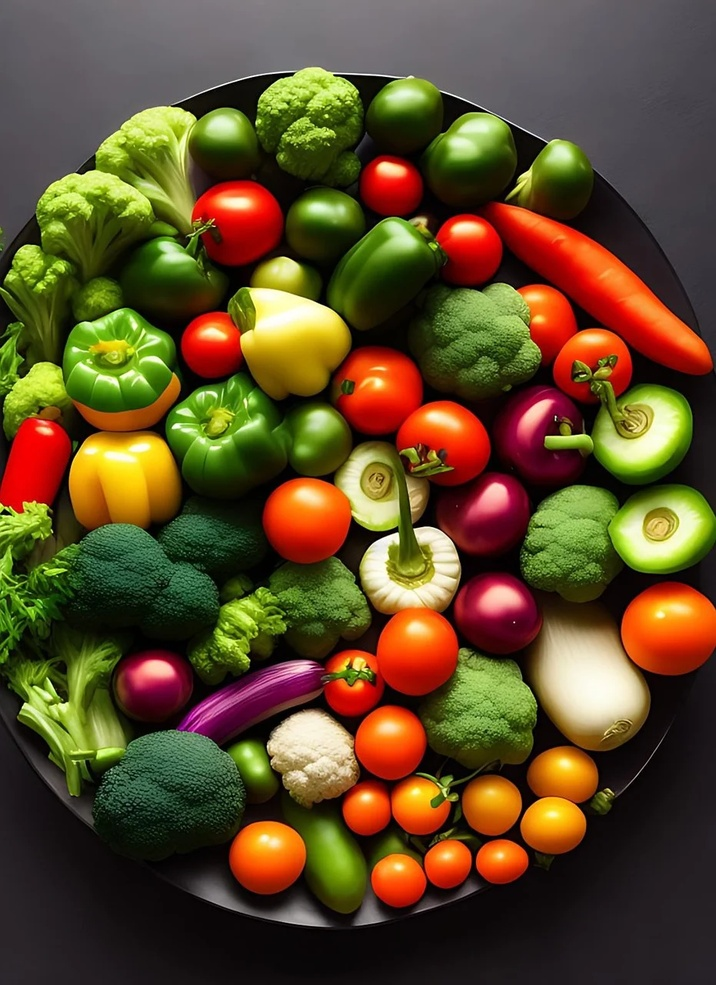
#> input picture image/vegetable.jpg, 716 x 985 px, shrunk from 931 x 1280 before the run
$ python cv230824_split_merge.py
#> lines starting #> are read from the running program, lines starting #| are printed output that depends on the picture
import cv2

if __name__ == '__main__':
    src = cv2.imread("./image/vegetable.jpg")
#> src is the input picture: shape (985, 716, 3); mean B, G, R 40.5, 75.2, 95.3

    """
    # split 은 자원 소모가 심한 함수이므로 사용하지 말자. 시간도 오래걸린다
    b, g, r = cv2.split(src)
    """
    b = src[:, :, 0]
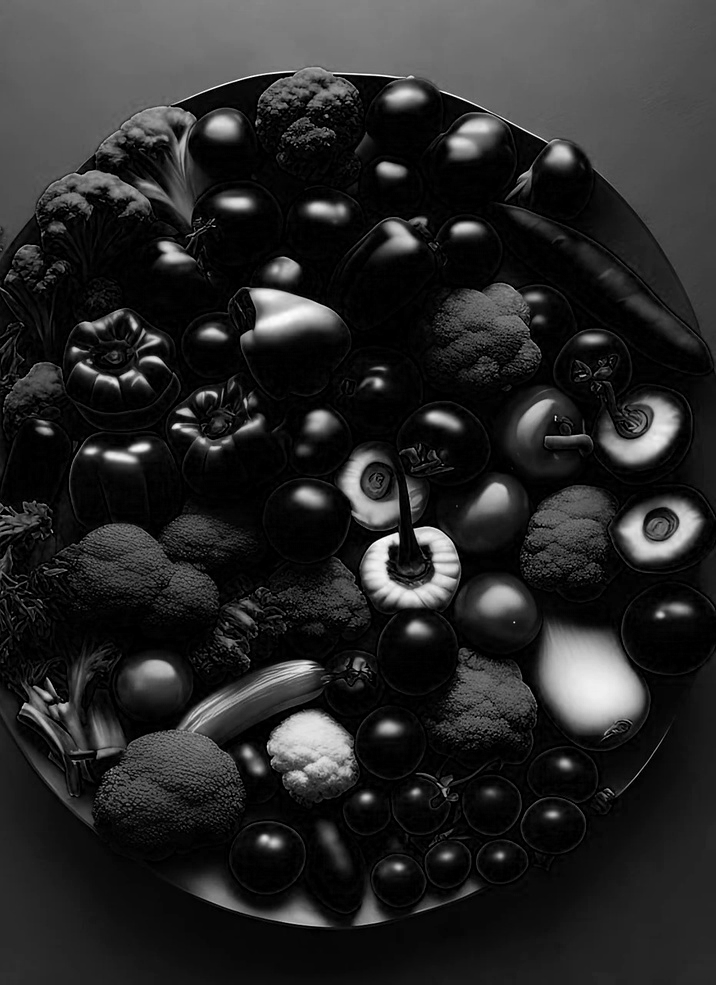
#> b: shape (985, 716); min 0, max 255, mean 40.5
    g = src[:, :, 1]
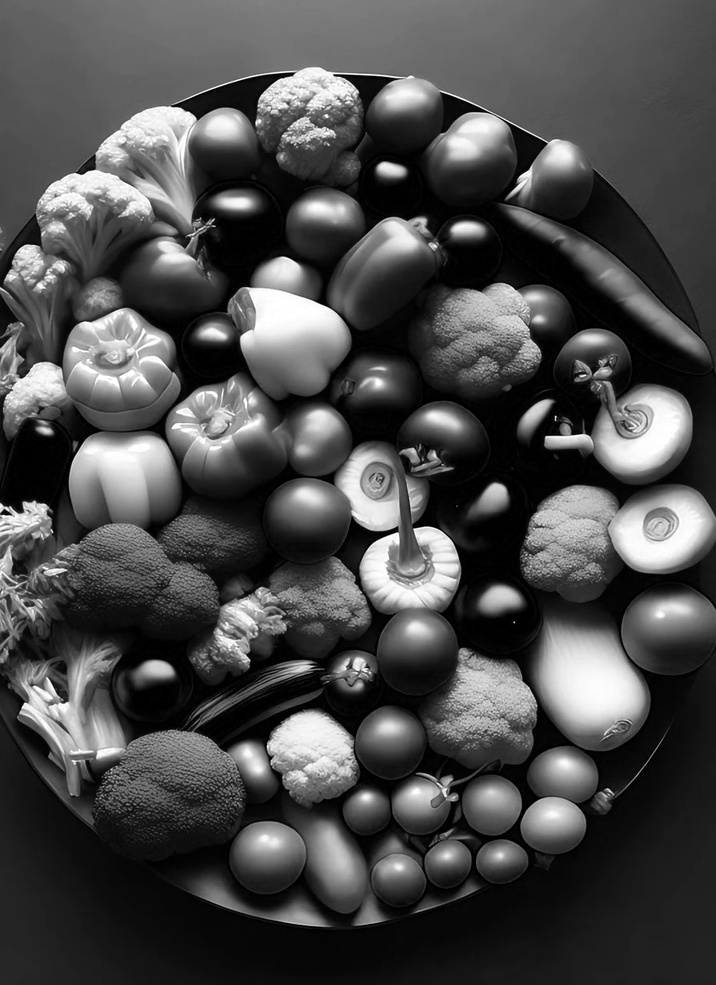
#> g: shape (985, 716); min 0, max 255, mean 75.2
    r = src[:, :, 2]
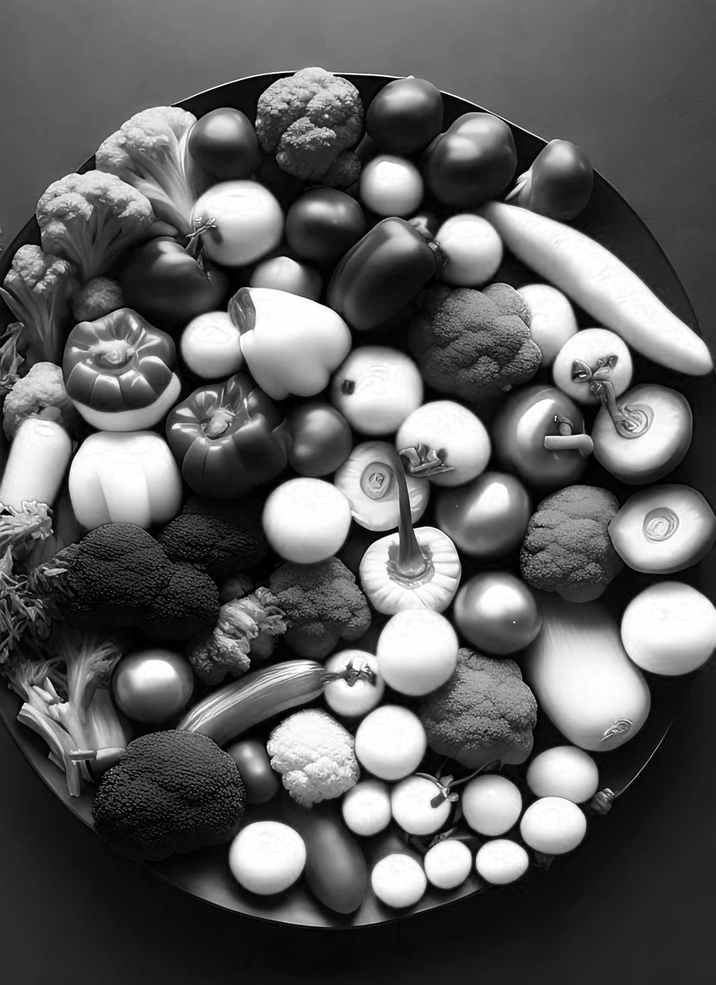
#> r: shape (985, 716); min 0, max 255, mean 95.3

    # # 빨간색 값이 일정수준(200) 이상인 것만 보여줘 -> 빨간색은 흰색으로 나옴
    # _, r = cv2.threshold(r, 200, 255, cv2.THRESH_BINARY)

    # 채널 합치기
    img = cv2.merge((b, g, r))

    # for showing
    cv2.imshow("src", src)
    cv2.imshow("blue", b)
    cv2.imshow("green", g)
    cv2.imshow("red", r)
    cv2.imshow("img", img)
    cv2.waitKey(0)
    cv2.destroyAllWindows()

$ run again, with image/newjeans.jpg copied over image/vegetable.jpg
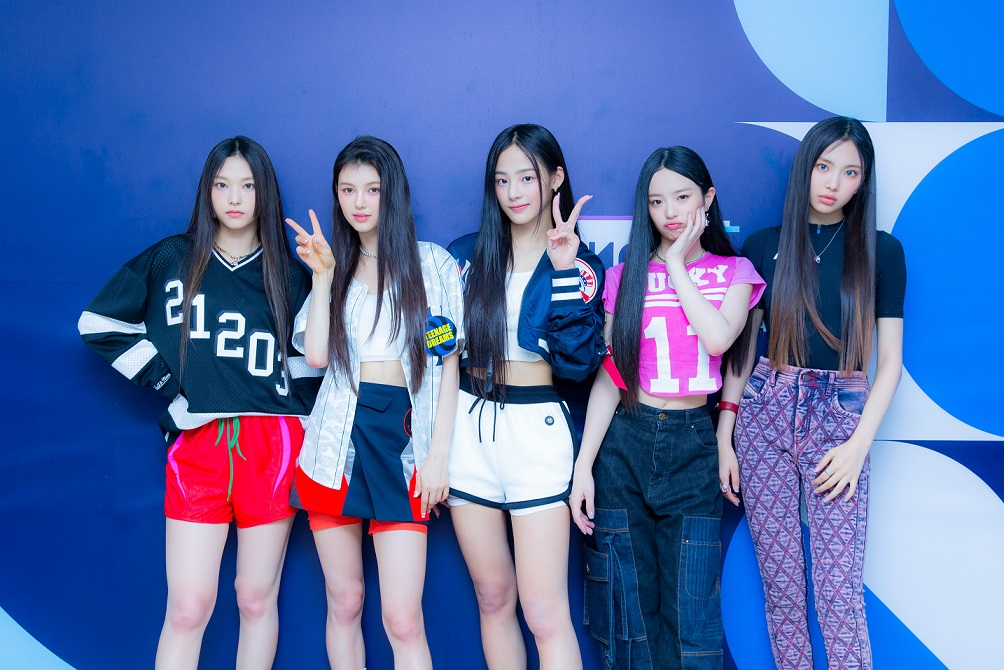
#> input picture image/newjeans.jpg, 1004 x 670 px
#> src is the input picture: shape (670, 1004, 3); mean B, G, R 170.2, 111.1, 86.4
#> `g = src[:, :, 1]`:
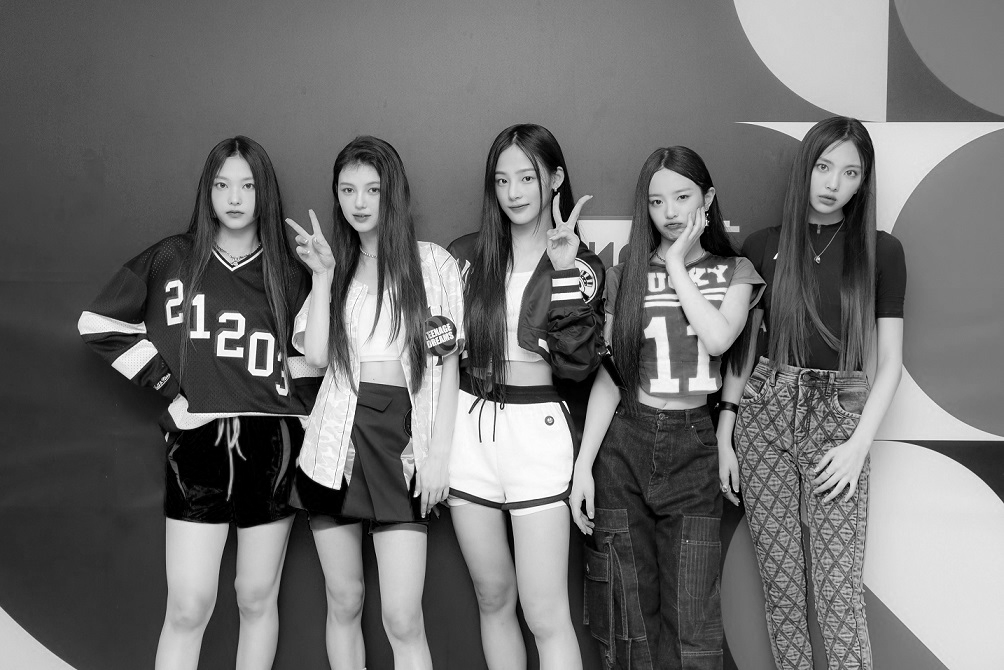
#> g: shape (670, 1004); min 0, max 255, mean 111.1
#> `r = src[:, :, 2]`:
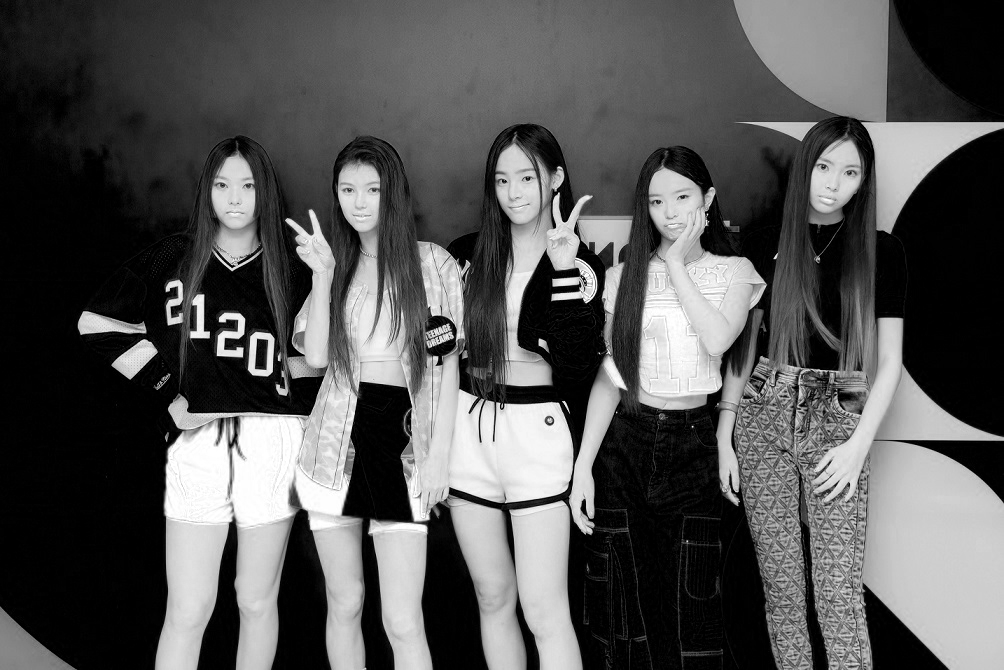
#> r: shape (670, 1004); min 0, max 255, mean 86.4
